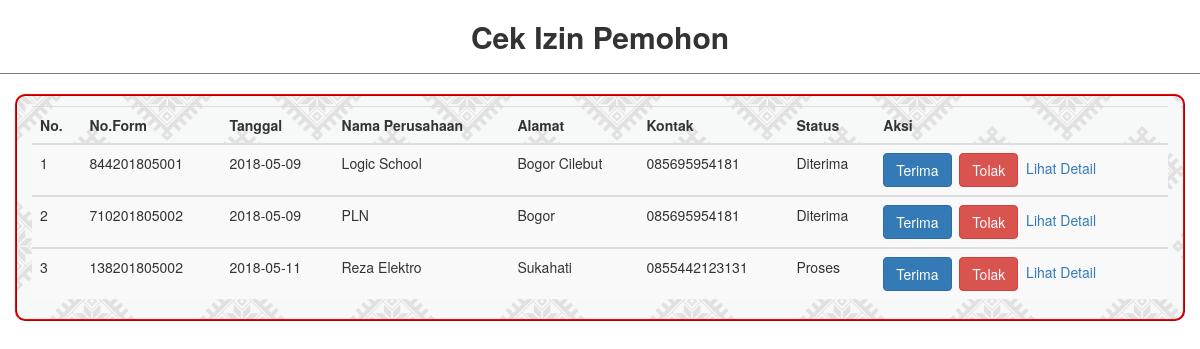
The page /admin/modul/cekizin.php on the database its author committed.
### tables this page shows
CREATE TABLE IF NOT EXISTS `tb_dokumen` (
  `no_form` char(12) NOT NULL,
  `id_pemohon` int(11) NOT NULL,
  `id_perusahaan` char(11) NOT NULL,
  `ktp` varchar(100) NOT NULL,
  `pbb` varchar(100) NOT NULL,
  `surat_tanah` varchar(100) NOT NULL,
  `status` varchar(30) NOT NULL
);

CREATE TABLE IF NOT EXISTS `tb_pemohon` (
  `no_form` char(12) NOT NULL,
  `id_pemohon` int(11) NOT NULL,
  `nama_pemohon` varchar(55) NOT NULL,
  `kontak` char(13) NOT NULL,
  `tanggal_daftar` date NOT NULL,
  `jenis_id` varchar(20) NOT NULL,
  `nomer_id` char(18) NOT NULL,
  `tempat_lahir` varchar(25) NOT NULL,
  `tgl_lahir` date NOT NULL,
  `npwp` char(15) NOT NULL,
  `alamat` varchar(35) NOT NULL,
  `provinsi` varchar(25) NOT NULL,
  `kabupaten` varchar(6) NOT NULL,
  `kecamatan` varchar(30) NOT NULL,
  `kelurahan` varchar(30) NOT NULL
);

CREATE TABLE IF NOT EXISTS `tb_perusahaan` (
  `id_perusahaan` char(11) NOT NULL,
  `no_form` char(12) NOT NULL,
  `id_pemohon` int(11) NOT NULL,
  `tanggal_daftar` date NOT NULL,
  `badan_usaha` varchar(30) NOT NULL,
  `bidang_usaha` varchar(30) NOT NULL,
  `jenis_izin` varchar(35) NOT NULL,
  `nama_perusahaan` varchar(50) NOT NULL,
  `npwp` char(15) NOT NULL,
  `alamat` varchar(35) NOT NULL,
  `provinsi` varchar(30) NOT NULL,
  `kabupaten` varchar(30) NOT NULL,
  `kecamatan` varchar(30) NOT NULL,
  `kelurahaan` varchar(30) NOT NULL,
  `kontak` char(13) NOT NULL,
  `luas_bangunan` char(4) NOT NULL
);

### admin/modul/cekizin.php (the view, shortened to what this page needs)
<?php
	include '../koneksi/koneksi.php';
	$gabung=mysqli_query($koneksi,"SELECT * FROM tb_perusahaan JOIN tb_pemohon ON tb_perusahaan.no_form=tb_pemohon.no_form JOIN tb_dokumen ON tb_perusahaan.no_form=tb_dokumen.no_form ");
 ?>
 <!DOCTYPE html>
<html lang="en">
  <head>
    <link href="../css/bootstrap.min.css" rel="stylesheet">
  </head>
  <body style="height: 80px;">
    <h2 class="text-center"><b>Cek Izin Pemohon</b></h2>
    <hr  style=" border-top: 1px solid grey;">
    <div class="container" style="padding-top: 10px;background-image: url(../images/eight_horns.png);border-radius: 10px;border:2px ridge red;">
    <div class="row">
    	<div class="col-sm-12 ">
    		<table class="table table-striped ">
    			<tr align="center">
    			<thead>
    			<th>No.</th>
    			<th>No.Form</th>
    			<th>Tanggal</th>
    			<th>Nama Perusahaan</th>
    			<th>Alamat</th>
    			<th>Kontak</th>
    			<th>Status</th>
    			<th>Aksi</th>
    			</thead>
    			</tr>
    			<?php $i=1; ?>
    			<?php while($gabungan=mysqli_fetch_assoc($gabung)) :?>
    			<tr>
    				<tbody>
    				<td><?=$i; ?></td>
    				<td><?=$gabungan['no_form']; ?></td>
    				<td><?=$gabungan['tanggal_daftar']; ?></td>
    				<td><?=$gabungan['nama_perusahaan']; ?></td>
    				<td><?=$gabungan['alamat']; ?></td>
    				<td><?=$gabungan['kontak']; ?></td>
    				<td><?=$gabungan['status']; ?></td>
    				<td><a  name="terima" href="modul/terima.php?noform=<?=$gabungan['no_form']; ?>" class="btn btn-primary" onclick="return confirm('Apakah Anda Ingin Mengubah Status Menjadi Di Terima ?')" >Terima</a>&nbsp;&nbsp;<a name="tolak" class="btn btn-danger" href="modul/tolak.php?noform=<?=$gabungan['no_form']; ?>" onclick="return confirm('Apakah Anda Ingin Mengubah Status Menjadi Di Tolak ?')" >Tolak</a>&nbsp;&nbsp;<a href="#" data-toggle="modal" data-target=".bs-example-modal-lg<?php echo $gabungan['no_form']; ?>">Lihat Detail</a>
</td>
            </tbody>
          </tr>
    				<?php $i++;?>
    			<?php endwhile; ?>
    		</table>
    	</div>
    </div>
    </div>
  </body>
</html>

### rows shown on the page
tb_dokumen: no_form "844201805001", no_form.tanggal_daftar "2018-05-09", id_perusahaan.nama_perusahaan "Logic School", no_form.alamat "Bogor Cilebut", no_form.kontak "085695954181", status "Diterima"
tb_dokumen: no_form "710201805002", no_form.tanggal_daftar "2018-05-09", id_perusahaan.nama_perusahaan "PLN", no_form.alamat "Bogor", no_form.kontak "085695954181", status "Diterima"
tb_dokumen: no_form "138201805002", no_form.tanggal_daftar "2018-05-11", id_perusahaan.nama_perusahaan "Reza Elektro", no_form.alamat "Sukahati", no_form.kontak "0855442123131", status "Proses"
